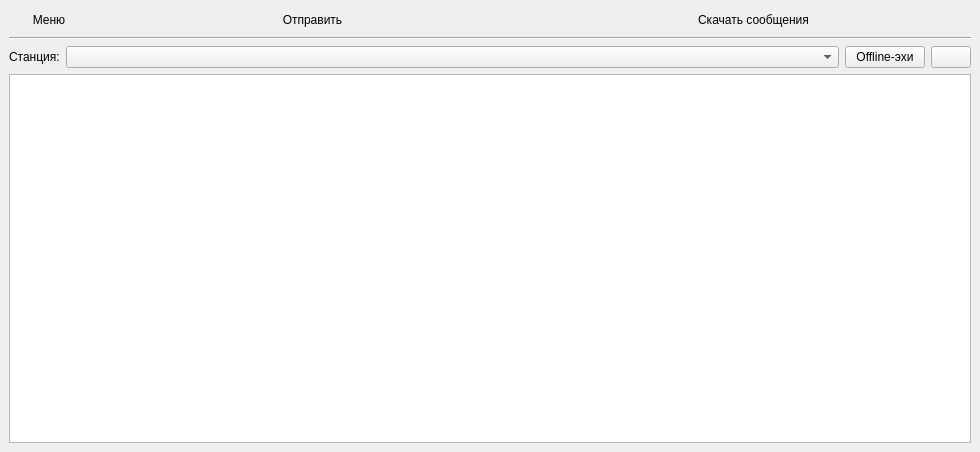
<?xml version="1.0" encoding="UTF-8"?>
<ui version="4.0">
 <class>MainWindow</class>
 <widget class="QMainWindow" name="MainWindow">
  <property name="geometry">
   <rect>
    <x>0</x>
    <y>0</y>
    <width>980</width>
    <height>452</height>
   </rect>
  </property>
  <property name="windowTitle">
   <string>Выбор эхоконференции</string>
  </property>
  <widget class="QWidget" name="centralwidget">
   <layout class="QVBoxLayout" name="verticalLayout_2">
    <item>
     <layout class="QHBoxLayout" name="horizontalLayout">
      <item>
       <widget class="QPushButton" name="menuButton">
        <property name="sizePolicy">
         <sizepolicy hsizetype="Fixed" vsizetype="Preferred">
          <horstretch>0</horstretch>
          <verstretch>0</verstretch>
         </sizepolicy>
        </property>
        <property name="toolTip">
         <string>Меню</string>
        </property>
        <property name="text">
         <string>Меню</string>
        </property>
        <property name="icon">
         <iconset>
          <normaloff>../artwork/document-properties.svg</normaloff>../artwork/document-properties.svg</iconset>
        </property>
        <property name="flat">
         <bool>true</bool>
        </property>
       </widget>
      </item>
      <item>
       <widget class="QPushButton" name="pushButton_2">
        <property name="text">
         <string>Отправить</string>
        </property>
        <property name="flat">
         <bool>true</bool>
        </property>
       </widget>
      </item>
      <item>
       <widget class="QPushButton" name="pushButton">
        <property name="text">
         <string>Скачать сообщения</string>
        </property>
        <property name="flat">
         <bool>true</bool>
        </property>
       </widget>
      </item>
     </layout>
    </item>
    <item>
     <widget class="Line" name="line">
      <property name="orientation">
       <enum>Qt::Horizontal</enum>
      </property>
     </widget>
    </item>
    <item>
     <layout class="QHBoxLayout" name="horizontalLayout_2">
      <item>
       <widget class="QLabel" name="label">
        <property name="sizePolicy">
         <sizepolicy hsizetype="Maximum" vsizetype="Preferred">
          <horstretch>0</horstretch>
          <verstretch>0</verstretch>
         </sizepolicy>
        </property>
        <property name="text">
         <string>Станция:</string>
        </property>
       </widget>
      </item>
      <item>
       <widget class="QComboBox" name="comboBox"/>
      </item>
      <item>
       <widget class="QPushButton" name="pushButton_3">
        <property name="sizePolicy">
         <sizepolicy hsizetype="Maximum" vsizetype="Fixed">
          <horstretch>0</horstretch>
          <verstretch>0</verstretch>
         </sizepolicy>
        </property>
        <property name="text">
         <string>Offline-эхи</string>
        </property>
       </widget>
      </item>
      <item>
       <widget class="QPushButton" name="pushButton_4">
        <property name="sizePolicy">
         <sizepolicy hsizetype="Maximum" vsizetype="Fixed">
          <horstretch>0</horstretch>
          <verstretch>0</verstretch>
         </sizepolicy>
        </property>
        <property name="toolTip">
         <string>Обновить</string>
        </property>
        <property name="icon">
         <iconset>
          <normaloff>../artwork/view-refresh.svg</normaloff>../artwork/view-refresh.svg</iconset>
        </property>
       </widget>
      </item>
     </layout>
    </item>
    <item>
     <widget class="QListWidget" name="listWidget"/>
    </item>
   </layout>
  </widget>
 </widget>
 <resources/>
 <connections/>
</ui>
